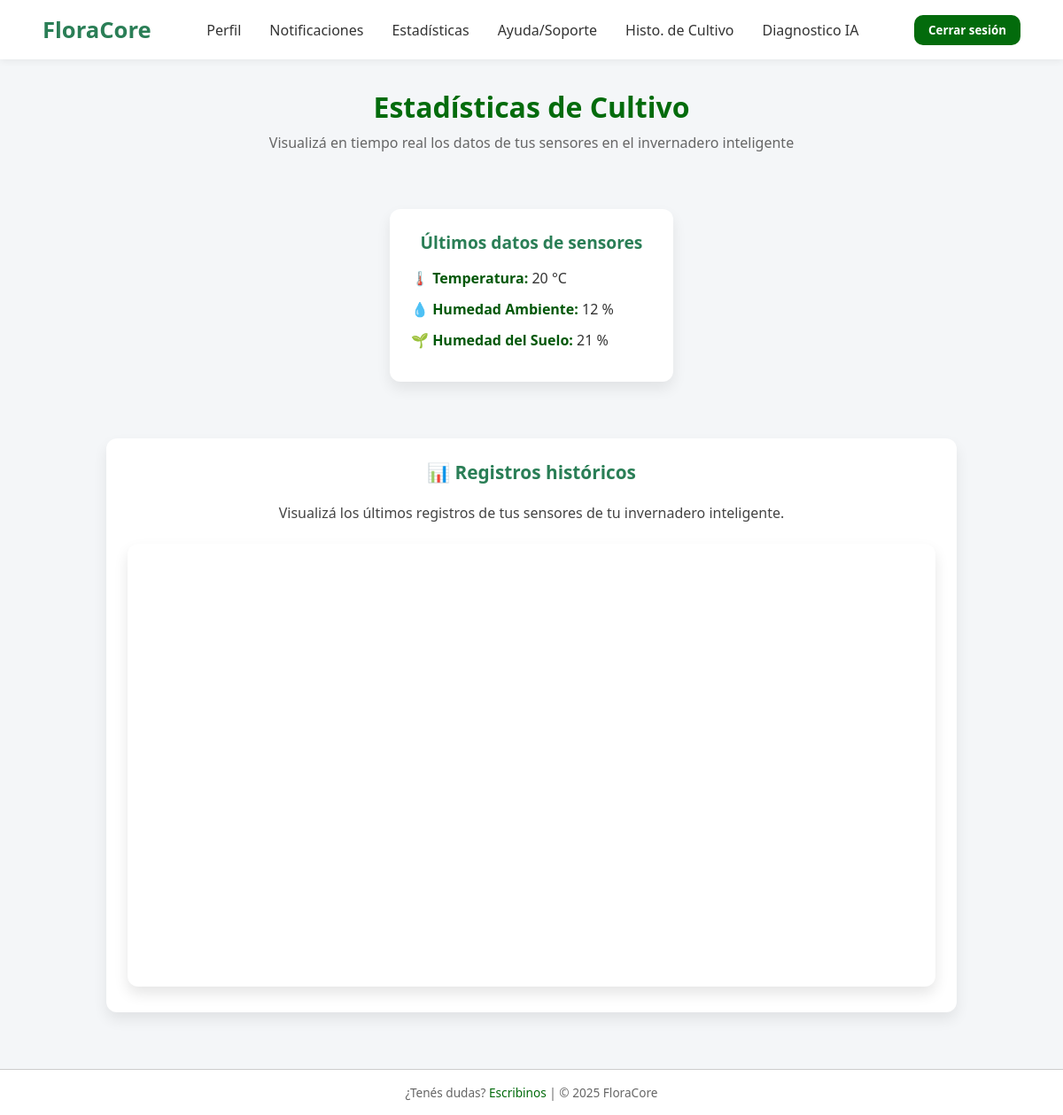
The page /historialcultivo/ on the database as committed earlier.
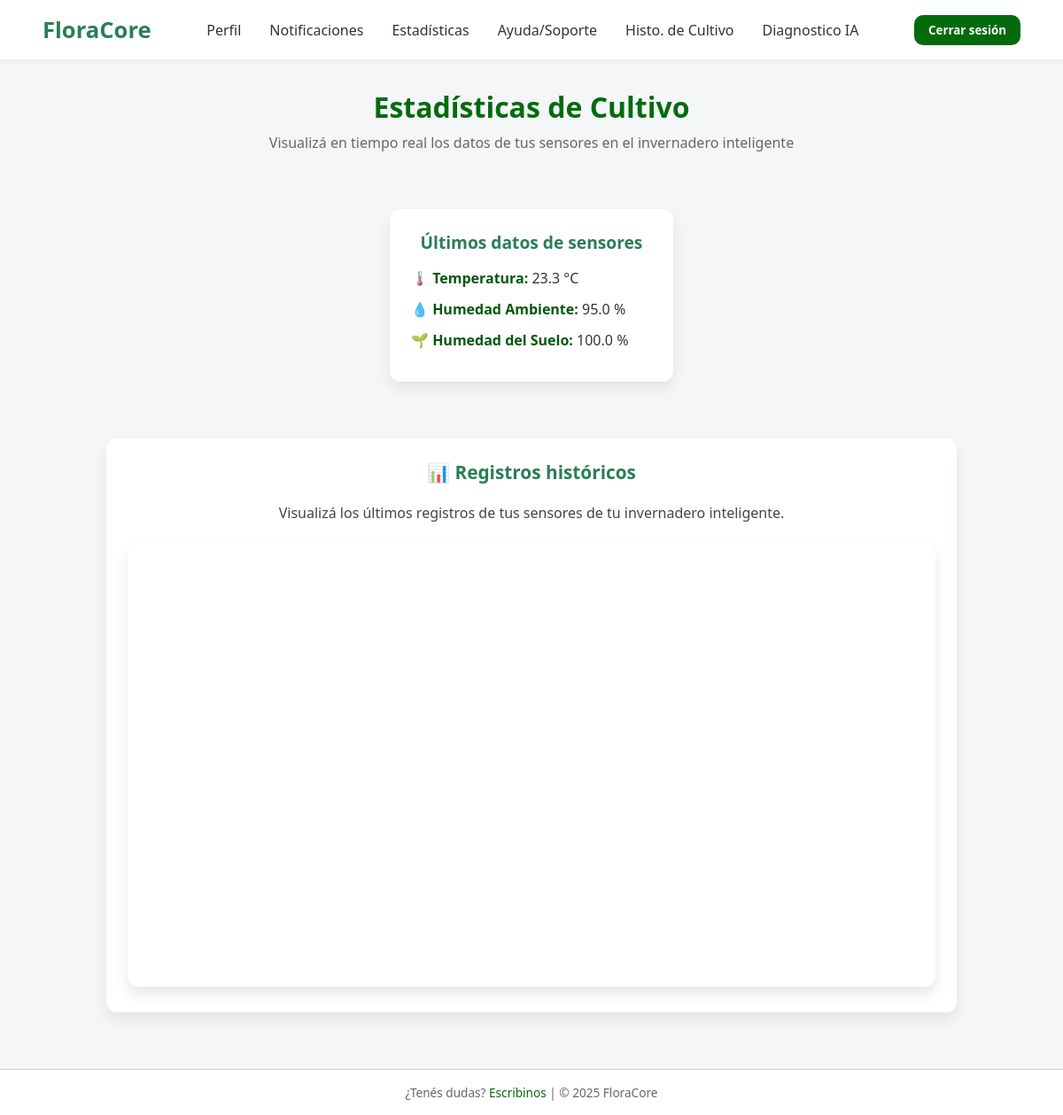
The same page on the database as committed later.
### users/models.py (models this page shows)
class Parameters(models.Model):
    hume = models.CharField(max_length=20)
    hume_floor = models.CharField(max_length=20)
    temperature = models.CharField(max_length=20)
    light = models.CharField(max_length=20, default="0")

### Windows/views.py (the view)
# urls.py: path('historialcultivo/', historialcultivo, name='historialcultivo'),
def historialcultivo(request):
    ultimo = Parameters.objects.last()
    if ultimo is None:
        return render(request, 'estadisticas.html', {
            'temperatura': 'No disponible',
            'humedad': 'No disponible',
            'humedad_suelo': 'No disponible',
        })
    data = {
        'temperatura': ultimo.temperature,
        'humedad': ultimo.hume,
        'humedad_suelo': ultimo.hume_floor,
    }
    return render(request, 'historial-cultivo.html', data)

### Windows/templates/historial-cultivo.html (shortened to what this page needs)
{% load static %}
<!DOCTYPE html>
<html lang="es">
<head>
  <link rel="stylesheet" href="{% static 'css/estadisticas.css' %}" />
</head>
<body>
  <nav class="navbar">
    <a href="{% url 'home' %}" class="logo">FloraCore</a>
    <div class="menu">
      <a href="#"> Perfil</a>
      <a href="#"> Notificaciones</a>
      <a href="#"> Estadísticas</a>
      <a href="#"> Ayuda/Soporte</a>
      <a href="{% url 'historialcultivo'%}"> Histo. de Cultivo</a>
      <a href="{% url 'subir_imagen'%}"> Diagnostico IA</a>
    </div>
    <form action="{% url 'logout' %}" method="post">
      <button class="user-btn" type="submit">Cerrar sesión</button>
    </form>
  </nav>
  <section class="dashboard-section">
    <h1>Estadísticas de Cultivo</h1>
    <p class="subtitulo">Visualizá en tiempo real los datos de tus sensores en el invernadero inteligente</p>
    <div class="dashboard-container">
  <div class="datos-sensores">
    <h2>Últimos datos de sensores</h2>
    <div class="sensor-card">
      <p><strong>🌡️ Temperatura:</strong> {{ temperatura }} °C</p>
      <p><strong>💧 Humedad Ambiente:</strong> {{ humedad }} %</p>
      <p><strong>🌱 Humedad del Suelo:</strong> {{ humedad_suelo }} %</p>
    </div>
  </div>
<div class="iframe-wrapper">
  <h2>📊 Registros históricos</h2>
  <p class="iframe-descripcion">Visualizá los últimos registros de tus sensores de tu invernadero inteligente.</p>
  <div class="iframe-card">
    <iframe
      src="https://lookerstudio.google.com/embed/reporting/b4d86fe6-7883-4739-a1a0-ddf6cc9398e5/page/knUKF"
      frameborder="0"
      allowfullscreen
      sandbox="allow-storage-access-by-user-activation allow-scripts allow-same-origin allow-popups allow-popups-to-escape-sandbox">
    </iframe>
  </div>
</div>
  </section>
  <footer>
    <p>¿Tenés dudas? <a href="mailto:FloraCore2025@gmail.com">Escribinos</a> | © 2025 FloraCore</p>
  </footer>
</body>
</html>

### Windows/static/css/estadisticas.css (style rules this page uses)
* { margin: 0; padding: 0; box-sizing: border-box; font-family: 'Segoe UI', sans-serif; }
body { background-color: #f4f6f8; color: #333; }
.navbar { background-color: #ffffff; display: flex; justify-content: space-between; align-items: center; padding: 1rem 3rem; box-shadow: 0 2px 8px rgba(0, 0, 0, 0.06); position: sticky; top: 0; z-index: 100; }
.navbar .logo { font-weight: bold; color: #2a7e56; font-size: 1.6rem; transition: color 0.3s ease; text-decoration: none; }
.navbar .menu { display: flex; gap: 2rem; }
.navbar .menu a { text-decoration: none; color: #333; font-weight: 500; position: relative; transition: color 0.3s ease; }
.navbar .menu a::after { content: ''; position: absolute; bottom: -5px; left: 0; height: 2px; width: 100%; background-color: #2a7e56; transform: scaleX(0); transform-origin: left; transition: transform 0.3s ease; }
.navbar .user-btn { background-color: #036b0c; color: #fff; padding: 0.5rem 1rem; border: none; border-radius: 10px; font-weight: 600; cursor: pointer; transition: background-color 0.3s ease; }
.menu { display: flex; gap: 1.5rem; }
.menu a { text-decoration: none; color: #444; font-weight: 500; }
.user-btn { background-color: #036b0c; color: white; padding: 0.5rem 1rem; border: none; border-radius: 6px; cursor: pointer; }
.dashboard-section { max-width: 1200px; margin: auto; padding: 2rem; }
.dashboard-section h1 { text-align: center; font-size: 2rem; margin-bottom: 0.5rem; color: #036b0c; }
.subtitulo { text-align: center; color: #666; margin-bottom: 2rem; font-size: 1rem; }
.dashboard-container { display: flex; flex-direction: column; gap: 2rem; min-height: 65vh; padding: 2rem 1rem; background-color: #f4f6f8; align-items: center; }
.datos-sensores { background-color: #fff; padding: 1.5rem; border-radius: 12px; box-shadow: 0 8px 16px rgba(0,0,0,0.08); max-width: 320px; width: 100%; }
.datos-sensores h2 { margin-bottom: 1rem; font-size: 1.2rem; color: #2a7e56; text-align: center; }
.sensor-card p { font-size: 1rem; margin-bottom: 0.8rem; color: #333; }
.sensor-card strong { color: #025809; }
.iframe-descripcion { font-size: 1rem; color: #444; text-align: center; margin-bottom: 0.5rem; }
footer { text-align: center; padding: 1rem; background-color: #ffffff; font-size: 0.85rem; color: #666; border-top: 1px solid #ccc; }
footer a { color: #036b0c; text-decoration: none; }
.iframe-wrapper { max-width: 960px; width: 100%; display: flex; flex-direction: column; gap: 1rem; background-color: #fff; padding: 1.5rem; border-radius: 12px; box-shadow: 0 8px 16px rgba(0,0,0,0.08); margin-top: 2rem; }
.iframe-wrapper h2 { color: #2a7e56; font-size: 1.3rem; text-align: center; margin-bottom: 0.3rem; }
.iframe-card iframe { width: 100%; height: 500px; border: none; border-radius: 12px; box-shadow: 0 8px 16px rgba(0,0,0,0.1); background-color: white; }

Rows that differ between the two databases and show on the page:
no longer on this page (row unchanged): Parameters: temperature "20", hume "12", hume_floor "21"
added Parameters: temperature "23.3", hume "95.0", hume_floor "100.0"
